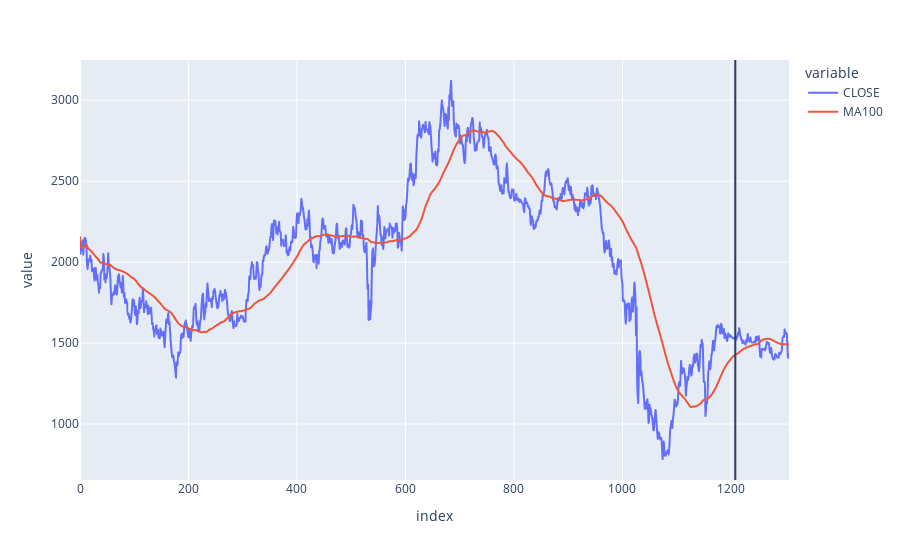

Notebook source saved alongside this figure:
### Code cell
fig1 = px.line(df, y=['CLOSE', 'MA100'])
# fig1 = px.line(df, y='MA100')
fig1.add_vline(x = df.index[-100])
fig1.show()

### Figure 1 — Plotly figure (JSON) as saved in the notebook; plotly's stock layout.template omitted (floating-point values rounded to 4 significant figures; data arrays with more than 128 entries replaced by an {"elided": "..."} marker saying what was removed)
{"data": [{"hovertemplate": "variable=CLOSE<br>index=%{x}<br>value=%{y}<extra></extra>", "legendgroup": "CLOSE", "line": {"color": "#636efa", "dash": "solid"}, "marker": {"symbol": "circle"}, "mode": "lines", "name": "CLOSE", "showlegend": true, "type": "scattergl", "x": {"elided": "1308 int values"}, "xaxis": "x", "y": {"elided": "1308 float values"}, "yaxis": "y"}, {"hovertemplate": "variable=MA100<br>index=%{x}<br>value=%{y}<extra></extra>", "legendgroup": "MA100", "line": {"color": "#EF553B", "dash": "solid"}, "marker": {"symbol": "circle"}, "mode": "lines", "name": "MA100", "showlegend": true, "type": "scattergl", "x": {"elided": "1308 int values"}, "xaxis": "x", "y": {"elided": "1308 float values"}, "yaxis": "y"}], "layout": {"legend": {"title": {"text": "variable"}, "tracegroupgap": 0}, "margin": {"t": 60}, "shapes": [{"type": "line", "x0": 1208, "x1": 1208, "xref": "x", "y0": 0, "y1": 1, "yref": "y domain"}], "xaxis": {"anchor": "y", "domain": [0, 1], "title": {"text": "index"}}, "yaxis": {"anchor": "x", "domain": [0, 1], "title": {"text": "value"}}}}
